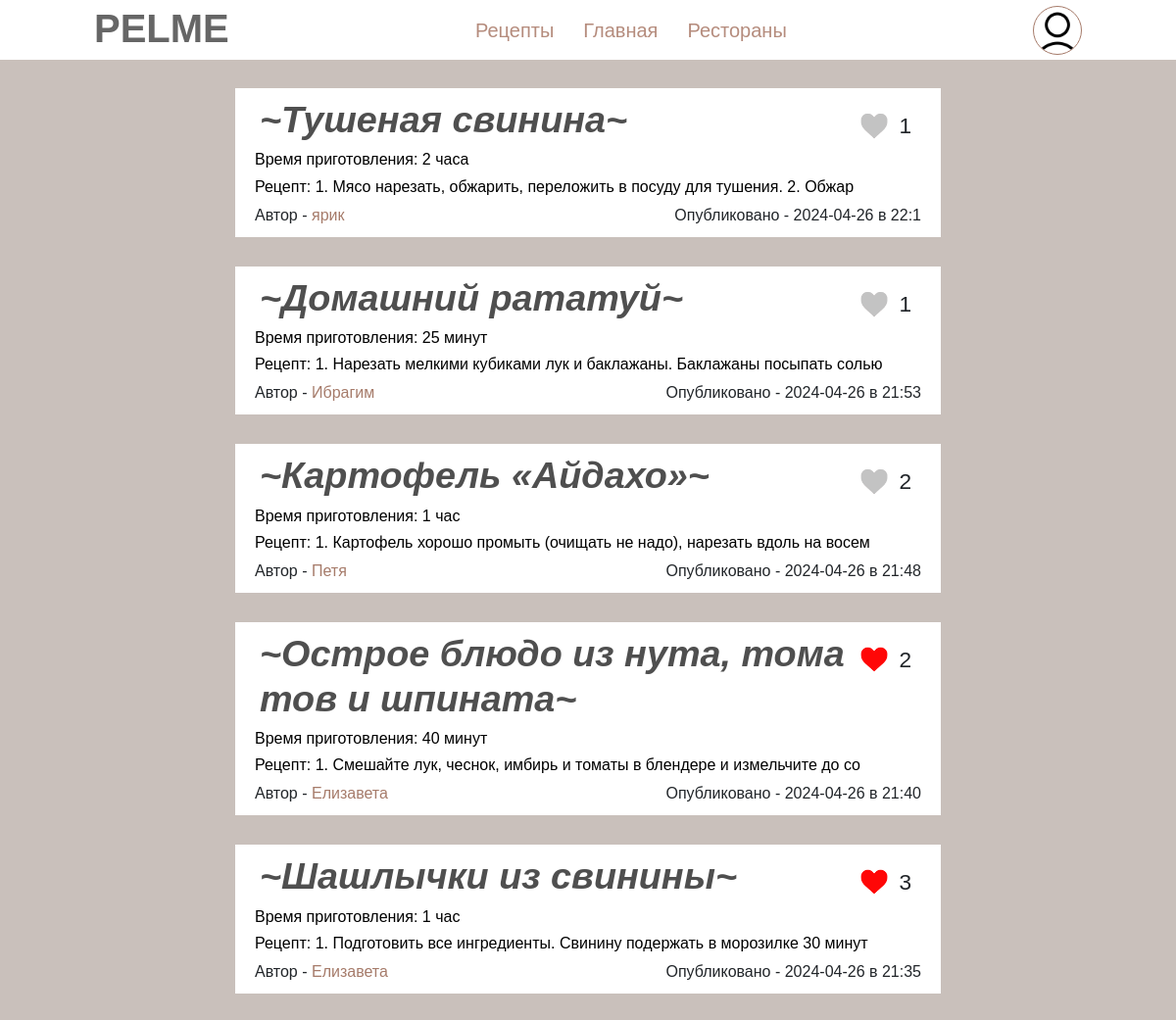
Screenshot of /recipes (signed in) with the database file from the repository.
### data/users.py (models this page shows, shortened)
class User(SqlAlchemyBase, UserMixin):
    __tablename__ = 'users'
    id = sqlalchemy.Column(sqlalchemy.Integer, primary_key=True, autoincrement=True)
    name = sqlalchemy.Column(sqlalchemy.String, nullable=True)
    surname = sqlalchemy.Column(sqlalchemy.String, nullable=True)
    avatar = sqlalchemy.Column(sqlalchemy.String, nullable=True)
    email = sqlalchemy.Column(sqlalchemy.String, unique=True, nullable=True)
    level = sqlalchemy.Column(sqlalchemy.String, nullable=True)
    liked_recipes = sqlalchemy.Column(sqlalchemy.String, nullable=True)
    hashed_password = sqlalchemy.Column(sqlalchemy.String, nullable=True)
    modified_date = sqlalchemy.Column(sqlalchemy.DateTime, default=datetime.datetime.now)
    recipes = orm.relationship("Recipes", back_populates='user')

### data/recipes.py (models this page shows)
class Recipes(SqlAlchemyBase):
    __tablename__ = 'recipes'
    id = sqlalchemy.Column(sqlalchemy.Integer, primary_key=True, autoincrement=True)
    name = sqlalchemy.Column(sqlalchemy.String, nullable=True)
    text = sqlalchemy.Column(sqlalchemy.String, nullable=True)
    ingredients = sqlalchemy.Column(sqlalchemy.String, nullable=True)
    time = sqlalchemy.Column(sqlalchemy.String, nullable=True)
    photo = sqlalchemy.Column(sqlalchemy.String, nullable=True)
    count_likes = sqlalchemy.Column(sqlalchemy.String, nullable=True)
    users_likes = sqlalchemy.Column(sqlalchemy.String, nullable=True)
    modified_date = sqlalchemy.Column(sqlalchemy.DateTime, default=datetime.datetime.now)
    is_private = sqlalchemy.Column(sqlalchemy.Boolean, default=True)
    user_id = sqlalchemy.Column(sqlalchemy.Integer, sqlalchemy.ForeignKey("users.id"))
    user = orm.relationship('User')

### main.py (the view)
@app.route('/recipes')
def all_recipes():
    db_sess = db_session.create_session()
    recipes = db_sess.query(Recipes).filter(Recipes.is_private != True).order_by(Recipes.modified_date.desc()).all()
    list_liked_recipes = []
    if current_user.is_authenticated:
        list_liked_recipes = [int(i) for i in current_user.liked_recipes.split(',') if i != '']
    return render_template('recipes.html', title='Рецепты', recipes=recipes, list_recipes=list_liked_recipes, db_sess=db_sess, user=User)

### data/db_session.py (called while the page is built)
def create_session() -> Session:
    global __factory
    return __factory()

### main.py (called while the page is built)
@login_manager.user_loader
def load_user(user_id):
    db_sess = db_session.create_session()
    return db_sess.query(User).get(user_id)

### templates/recipes.html (shortened to what this page needs)
{% extends "base.html" %}
{% block content %}
<link rel="stylesheet" href="static/css/recipes.css">
    <div class="cols">
        {% if current_user.is_authenticated and add_recipes %}
            <div class="title-button">
                <h1 class="title-my-recipes">Ваши рецепты</h1>
                <button class="btn-add-rec" type="button" onclick="location.href='create_recipes'">Добавить свой
                    рецепт</button>
            </div>
        {% else %}
            <div class="empty"></div>
        {% endif %}
        {% if recipes %}
            {% for item in recipes %}
                <div class="one-recipe">
                    <form class="form-btn" id="likes" action="/change_likes" method="post">
                        <div class="in-line">
                            <h1 class="name">~{{ item.name }}~</h1>
                            <div class="likes-inline">
                                {% if item.id in list_recipes %}
                                <button class="photo-btn-like"><img src="/static/images/red_heart.png"></button>
                                {% else %}
                                <button class="photo-btn-like"><img src="/static/images/grey_heart.png"></button>
                                {% endif %}
                                <div class="likes">{{ item.count_likes }}</div>
                            </div>
                        </div>
                    </form>
                    <form class="form-btn" id="reading" action="read_recipe/{{ item.id }}" method="post">
                        <button class="btn-read" type="submit"  name="submit" class="col">
                            <div class="fields">
                                <h6 class="time">Время приготовления: {{ item.time }}</h6>
                                <h6 class="recipe">Рецепт: {{ item.text[:70] }}</h6>
                            </div>
                        </button>
                    </form>
                    <form class="form-author" id="show-profile" action="profile_user_recipe/{{ item.user_id }}" method="post">
                        <div class="author-date">
                            <div class="author">Автор - <button class="link" type="submit" >{{ item.user.name }}</button></div>
                            <div class="date">
                                Опубликовано - {{ item.modified_date.date() }} в {{ item.modified_date.hour }}:{{ item.modified_date.minute }}
                            </div>
                        </div>
                    </form>
                </div>
            {% endfor %}
        {% else %}
            <h5 class="not-recipes"> Пусто :( </h5>
        {% endif %}
    </div>
{% endblock %}

### templates/base.html (shortened to what this page needs)
<!doctype html>
<html lang="en">
<head>
    <link rel="stylesheet"
          href="https://stackpath.bootstrapcdn.com/bootstrap/4.4.1/css/bootstrap.min.css"
>
    <link rel="stylesheet" href="/static/css/base.css">
</head>
<body>
    <header>
      <h1 class="logo">PELME</h1>
     <nav>
         <ul>
             <li><a href="/recipes">Рецепты</a></li>
             <li><a href="/">Главная</a></li>
             <li><a href="/restaurants">Рестораны</a></li>
         </ul>
     </nav>
    {% if current_user.is_authenticated %}
     <div class="avatar">
      <li><img class="img-avatar" src="{{ '/' + current_user.avatar }}">
      </li>
     </div>
   {% else %}
    <div class="buttons">
        <button class="btn-regist" type="button" onclick="location.href='regist'">Регистрация</button>
        <button class="btn-come" type="button" onclick="location.href='login'">Войти</button>
    </div>
   {% endif %}
   </header>
<main>
    {% block content %}{% endblock %}
</main>
</body>
</html>

### static/css/base.css (style rules this page uses)
* { margin: 0; padding: 0; box-sizing: border-box; font-family: sans-serif; list-style: none; text-decoration: none; }
body { background-color: #696969; }
header { background-color: #ffffff; position: fixed; top: 0; left: 0; right: 0; display: flex; justify-content: space-between; align-items: center; padding: 0 8%; z-index: 10; }
header .logo { margin-top: 5px; background-color: #ffffff; font-size: 40px; font-weight: 900; color: #666666; transition: .5s; }
header nav ul li { background-color: #ffffff; position: relative; float: left; top: 0; }
header nav ul li a { padding: 15px; color: #b58c7d; font-size: 20px; display: block; }
.avatar { background-color: #ffffff; width: 50px; height: 50px; }
.img-avatar { background-color: #ffffff; width: 100%; height: 100%; border-radius: 70px; border: 1.5px solid #a67b6a; }
nav { background-color: #ffffff; }
div li { background-color: #ffffff; }

### static/css/recipes.css (style rules this page uses)
body { background-color: #c9c0bb; }
.cols { width: 60%; margin: 0 auto; }
.one-recipe { background-color: #ffffff; margin-bottom: 30px; }
.in-line { background-color: #ffffff; display: flex; justify-content: space-between; }
.name { background-color: #ffffff; color: #4f4f4f; margin-left: 25px; margin-top: 10px; font-weight: 550; font-size: 1cm; font-style: italic; max-width: 85%; word-break: break-all; }
.form-btn { background-color: #ffffff; }
.likes { background-color: #ffffff; }
.empty { height: 90px; }
.btn-read { background-color: #ffffff; width: 100%; outline: none; border: none; }
.fields { background-color: #ffffff; }
.time, .recipe, .date { background-color: #ffffff; text-align: left; margin-left: 20px; margin-right: 20px; word-break: break-all; }
.author { position: relative; background-color: #ffffff; margin-left: 20px; margin-right: 20px; margin-bottom: 10px; }
.author-date { background-color: #ffffff; display: flex; justify-content: space-between; }
.photo-btn-like { background-color: #ffffff; outline: none; border: none; width: 30px; height: 30px; }
.likes { position: relative; background-color: #ffffff; font-size: 0.6cm; top: -2px; left: -10px; }
.photo-btn-like img { background-color: #ffffff; margin-left: -40px; width: 100%; height: 100%; }
.likes-inline { background-color: #ffffff; display: flex; justify-content: space-between; margin-right: 20px; margin-top: 23px; }
.link { background-color: #ffffff; outline: 0; border: 0; color: #a67b6a; }

### rows the page displays
User: avatar (picture)
Recipes: name "Тушеная свинина", count_likes "1", time "2 часа", text "1. Мясо нарезать, обжарить, переложить в посуду для тушения. 2. Обжар", user.name "ярик", modified_date "2024-04-26", modified_date.hour "22", modified_date.minute "1"
Recipes: name "Домашний рататуй", count_likes "1", time "25 минут", text "1. Нарезать мелкими кубиками лук и баклажаны. Баклажаны посыпать солью", user.name "Ибрагим", modified_date "2024-04-26", modified_date.hour "21", modified_date.minute "53"
Recipes: name "Картофель «Айдахо»", count_likes "2", time "1 час", text "1. Картофель хорошо промыть (очищать не надо), нарезать вдоль на восем", user.name "Петя", modified_date "2024-04-26", modified_date.hour "21", modified_date.minute "48"
Recipes: name "Острое блюдо из нута, томатов и шпината", count_likes "2", time "40 минут", text "1. Смешайте лук, чеснок, имбирь и томаты в блендере и измельчите до со", user.name "Елизавета", modified_date "2024-04-26", modified_date.hour "21", modified_date.minute "40"
Recipes: name "Шашлычки из свинины", count_likes "3", time "1 час", text "1. Подготовить все ингредиенты. Свинину подержать в морозилке 30 минут", user.name "Елизавета", modified_date "2024-04-26", modified_date.hour "21", modified_date.minute "35"
